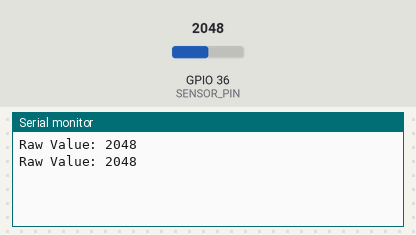
Simulated run of this sketch. Board: ESP32. On the bench: the last lines printed to the serial monitor. The test bench sets the inputs (shaded band); at power-on: GPIO 36 (SENSOR_PIN) = 2048.

Above: at 1.8 s.
1.9 s: GPIO 36 (SENSOR_PIN) set to 2866
At 2.8 s:
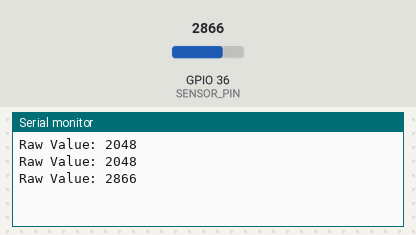
3.4 s: GPIO 36 (SENSOR_PIN) set to 3603
At 4.6 s:
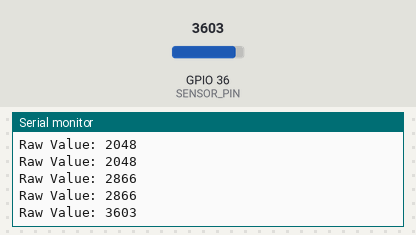
Timing chart, 0 to 6.4 s (numbered marks = the images above; inputs shaded):
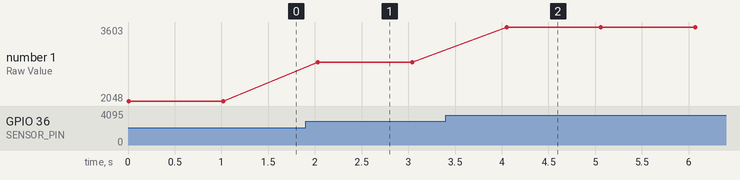

The sketch:

Sensor_calibration.ino
```cpp
/*
 *  -- Sensor Calibration --
 * Dry value: Record the reading while holding the sensor in dry air.
 * Wet value:  Record the reading while submerging the sensor in water.
 * The sensor is only powered on for a brief period of time (via GPIO) during reads to prevent corosion of the probes.
*/

const int SENSOR_PIN = 36;  // AO
const int POWER_PIN = 17;   // VCC

const int READ_DELAY = 1000;

void setup() {
  Serial.begin(115200);

  pinMode(POWER_PIN, OUTPUT);

  // OFF by default to stop corrosion
  digitalWrite(POWER_PIN, LOW);
}

int readSoilSensor() {
  digitalWrite(POWER_PIN, HIGH);

  // 10ms wait for power to stabilize
  delay(10);

  int val = analogRead(SENSOR_PIN);

  digitalWrite(POWER_PIN, LOW);

  return val;
}

void loop() {
  int rawValue = readSoilSensor();

  Serial.print("Raw Value: ");
  Serial.println(rawValue);

  delay(READ_DELAY);
}
```

Measured:
- after the input at 1.9 s, the serial monitor: prints a new line after 0.13 s (image 1)
- after the input at 3.4 s, the serial monitor: prints a new line after 0.65 s (image 2)
- plotted number 1: 2048 → 2866 after the input at 1.9 s, 2866 → 3603 after the input at 3.4 s
